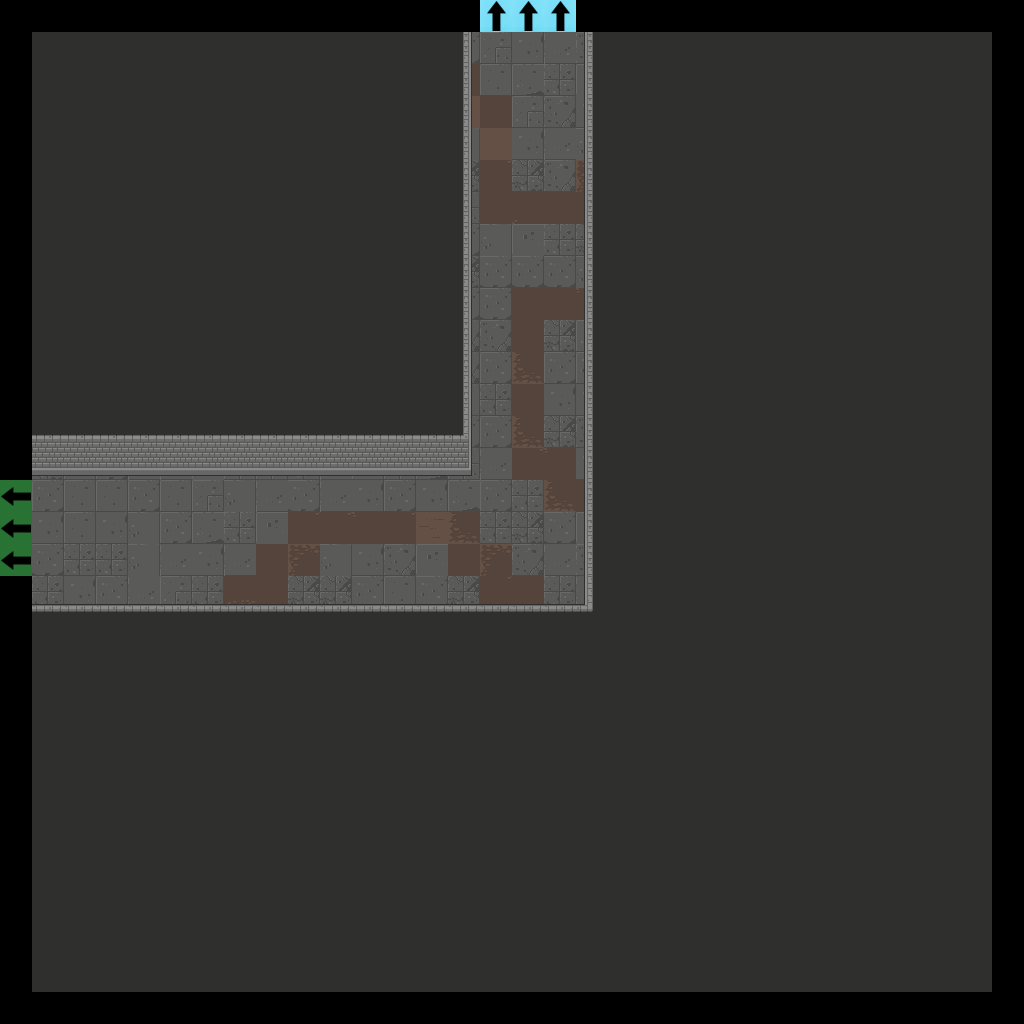

This game map was drawn from its Tiled (.tmx) file and the tilesets committed beside it. A one-line description and the trimmed map source follow:
An orthogonal 32x32 tile map with 32x32 px tiles, 7 tile layers (Floor, Walls, Doors, Pillars, ...), 2 tilesets.

<map version="1.2" tiledversion="2019.04.18" orientation="orthogonal" renderorder="right-down" width="32" height="32" tilewidth="32" tileheight="32" infinite="0" nextlayerid="22" nextobjectid="1">
 <tileset firstgid="1" source="Dungeon_Tileset_2.tsx" />
 <tileset firstgid="321" source="flags.tsx" />
 <layer id="15" name="Floor" width="32" height="32">
  <data>[1024 cells, 900 non-empty, 36 distinct tile ids]</data>
 </layer>
 <layer id="16" name="Walls" width="32" height="32">
  <data>[1024 cells, 807 non-empty, 11 distinct tile ids]</data>
 </layer>
 <layer id="17" name="Doors" width="32" height="32">
  <data>[1024 cells, 0 non-empty, 0 distinct tile ids]</data>
 </layer>
 <layer id="18" name="Pillars" width="32" height="32">
  <properties>
   <property name="unity:SortingLayer" value="Player" />
  </properties>
  <data>[1024 cells, 0 non-empty, 0 distinct tile ids]</data>
 </layer>
 <layer id="19" name="Candles" width="32" height="32">
  <data>[1024 cells, 0 non-empty, 0 distinct tile ids]</data>
 </layer>
 <layer id="20" name="Debris" width="32" height="32">
  <data>[1024 cells, 0 non-empty, 0 distinct tile ids]</data>
 </layer>
 <layer id="21" name="Flags" width="32" height="32">
  <data>[1024 cells, 6 non-empty, 2 distinct tile ids]</data>
 </layer>
</map>
